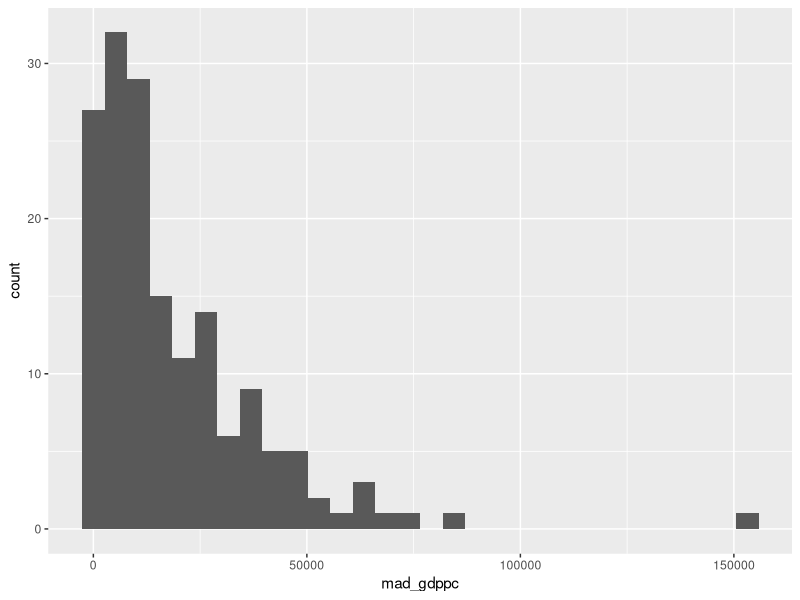
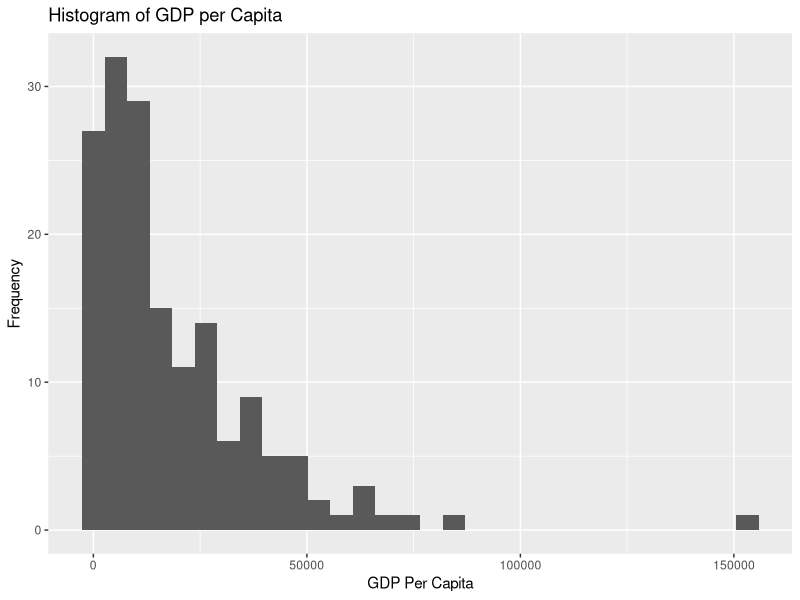
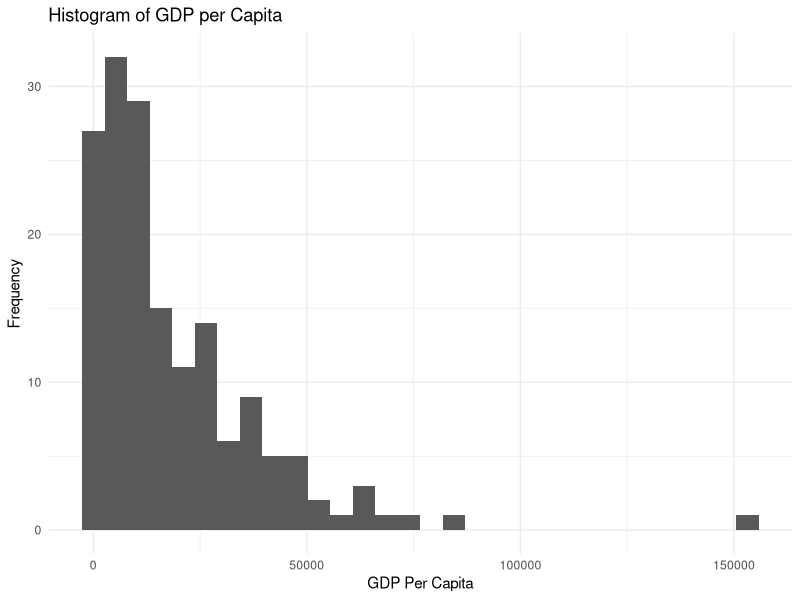
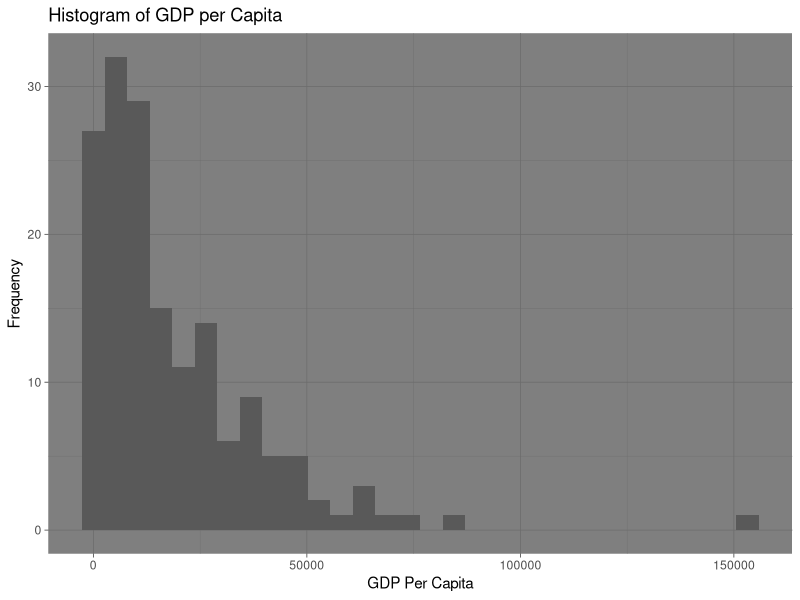
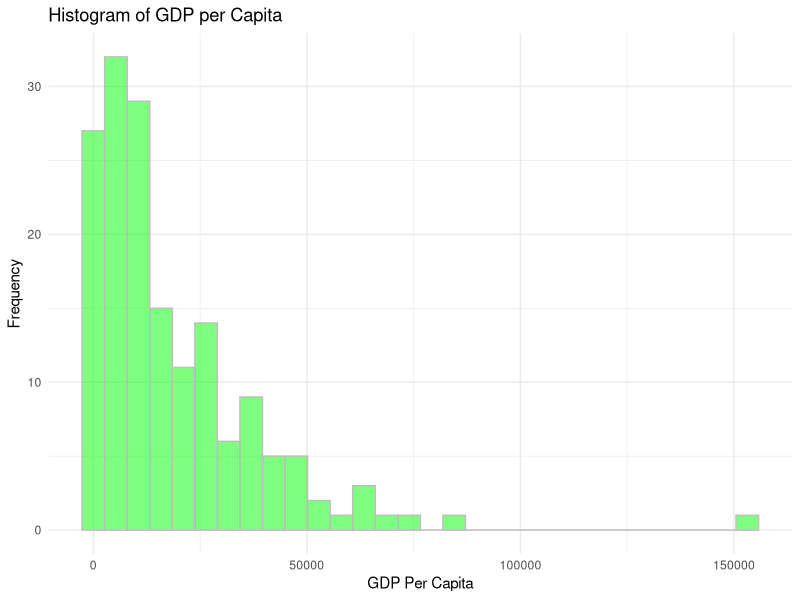
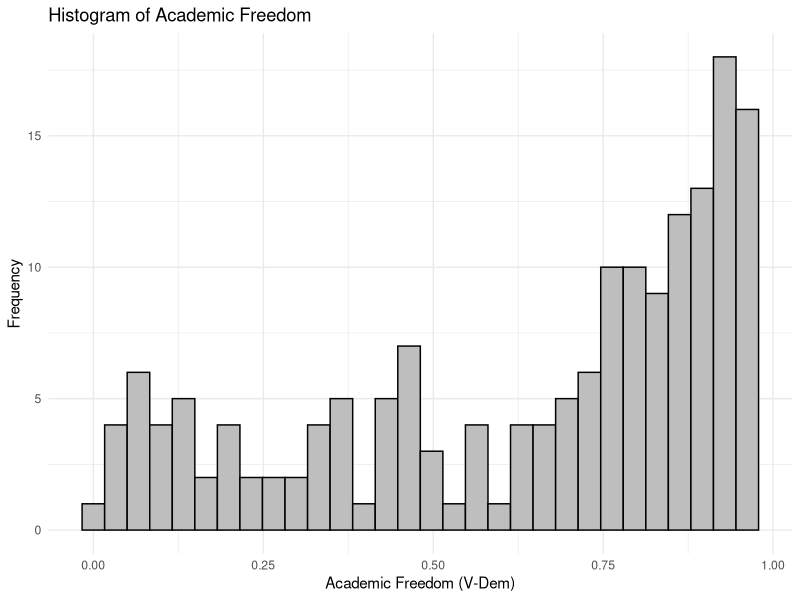
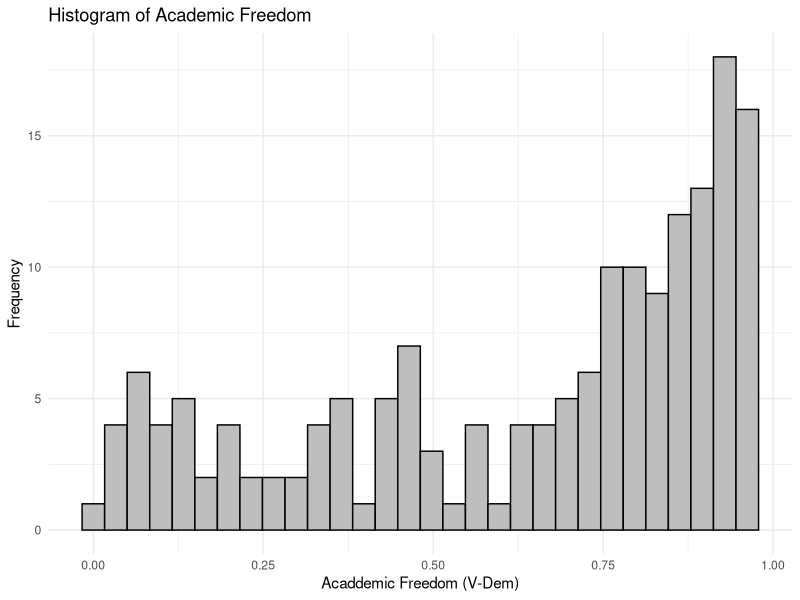
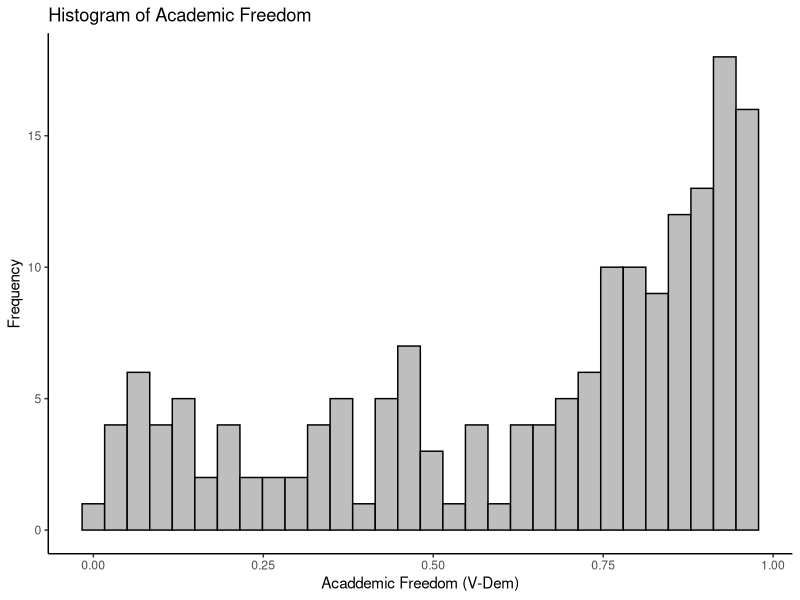

Source code (R) for these figures, in order:
## ---- chunk 1
#| include: false 
library(readr)
df  <- read_csv("images/qog_bas_cs_jan22.csv")
## ---- chunk 2
library(tidyverse)
setwd("images")
df <- read_csv("country_data.csv")
## ---- chunk 3
df %>% filter(!is.na(br_elect)) %>% 
    group_by(br_elect) %>% 
    summarize(mean=mean(mad_gdppc, na.rm=T), n = n())
## ---- chunk 4
library(tidyverse)
df %>% mutate(br_elect_label = 
        factor(br_elect, levels=c(0, 1, 2, 3), 
                labels=c("None", "Single-party", 
                "Non-dem multi-party", "Democratic"))) %>%
    pull(br_elect_label)
## ---- chunk 5
df %>% filter(!is.na(br_elect)) %>% 
    mutate(br_elect_label = 
            factor(br_elect, levels=c(0, 1, 2, 3), 
                    labels=c("None", "Single-party", 
                    "Non-dem multi-party", "Democratic"))) %>% 
    group_by(br_elect_label) %>% 
    summarize(mean=mean(mad_gdppc, na.rm=T), n = n())
## ---- chunk 6
set.seed(1) ## Lets me recreate the exact random variables
vector <- rnorm(100) # creating a bunch of random variables 
cut_vector <- cut(vector, breaks=c(-4,-1, -0.5, 0, 0.5, 1, 4))
table(cut_vector)
## ---- chunk 7

set.seed(2)
vector <- rnorm(100)
cut_vector <- cut(vector, breaks=c(-4,-1, -0.5, 0, 0.5, 1, 4), 
    labels=c("Lowest", "Low", "Mid-Low", 
            "Mid-High", "High", "Highest"))
table(cut_vector)

## ---- chunk 8
df %>% mutate(
    corrupt = cut(ti_cpi, breaks=c(0, 33, 66, 100), 
            labels=c("Low", "Mid", "High"))
            ) %>%
    group_by(corrupt) %>% 
    summarize(mean=mean(mad_gdppc, na.rm=T), n = n())

## ---- chunk 9
df %>% mutate(
    fert_groups = cut(wdi_fertility, breaks=c(0, 1.9, 2.3, 7), 
            labels=c("Below", "Replacement", "Above"))
            ) %>%
    group_by(fert_groups) %>% 
    summarize(n = n())

## ---- chunk 10
library(tidyverse) # will load ggplot2 as well 
#library(ggplot2) # to just load ggplot 
## ---- chunk 11
#| output-location: column
ggplot(df, 
    aes(x=mad_gdppc)) +
    geom_histogram() 
## ---- chunk 12
#| output-location: slide
ggplot(df, 
    aes(x=mad_gdppc)) +
    geom_histogram() + 
    labs(y="Frequency", x="GDP Per Capita", 
        title="Histogram of GDP per Capita")
## ---- chunk 13
#| output-location: column
ggplot(df, 
    aes(x=mad_gdppc)) +
    geom_histogram() + 
    labs(y="Frequency",
        x="GDP Per Capita", 
        title="Histogram of GDP per Capita") +
    theme_minimal()
## ---- chunk 14
#| output-location: column
ggplot(df, 
    aes(x=mad_gdppc)) +
    geom_histogram() + 
    labs(y="Frequency", 
        x="GDP Per Capita", 
        title="Histogram of GDP per Capita") +
    theme_dark()
## ---- chunk 15
ggplot(df, 
    aes(x=mad_gdppc)) +
    geom_histogram(fill="green", color="gray", 
            alpha=.5) + 
    labs(y="Frequency", x="GDP Per Capita", 
        title="Histogram of GDP per Capita") + 
    theme_minimal()
## ---- chunk 16

ggplot(df, 
    aes(x=vdem_academ)) +
    geom_histogram(fill="gray", color="black") + 
    labs(y="Frequency", x="Academic Freedom (V-Dem)", 
        title="Histogram of Academic Freedom") + 
    theme_minimal()
## ---- chunk 17
p1 <- ggplot(df, aes(x=vdem_academ)) 
p1 <- p1 + geom_histogram(fill="gray", color="black") 
p1 <- p1 + labs(y="Frequency", x="Acaddemic Freedom (V-Dem)", 
title="Histogram of Academic Freedom") 
p1 + theme_minimal() ## Calling the plot with a theme attached
## ---- chunk 18
p1 + theme_classic() #Switching to a new theme
## ---- chunk 19
ggplot(df, aes(x=vdem_academ, y=mad_gdppc)) + 
    geom_point()
## ---- chunk 20
ggplot(df, aes(x=vdem_academ, y=mad_gdppc)) + 
    geom_point(color="purple", shape=4)
## ---- chunk 21
ggplot(df, aes(x=vdem_academ, y=mad_gdppc, 
    color=fh_polity2)) + 
    geom_point(size=3)
## ---- chunk 22
ggplot(df, aes(x=vdem_academ, y=mad_gdppc, 
    color=fh_polity2)) + 
    geom_point(size=3) + 
    scale_color_gradient(low="pink", high="black") 
## ---- chunk 23
ggplot(df, aes(x=vdem_academ, y=mad_gdppc, 
    color=fh_polity2)) + 
    geom_point(size=3) + 
    scale_color_gradient("Democracy", 
    low="pink", high="black") 
## ---- chunk 24
ggplot(df, aes(x=vdem_academ, y=mad_gdppc,color=fh_polity2)) + 
    geom_point(size=3) + scale_y_log10() +
    scale_color_gradient2("Democracy", 
    low="pink", mid="gray", high="green", midpoint = 5) +theme_minimal() + 
    labs(y="GDP per Cap\n(Log scale)", x="Academic Freedom", 
    title="GDP vs Academic Freedom")
## ---- chunk 25
df %>% filter(!is.na(br_elect)) %>% 
    mutate(br_elect_label = factor(br_elect, levels=c(0, 1, 2, 3), 
        labels=c("None", "Single-party", "Non-dem multi-party", "Democratic"))) %>% 
    ggplot(aes(x=vdem_academ, y=mad_gdppc, color=br_elect_label)) + 
    geom_point() + 
    scale_color_brewer("Election Type", type="qual", palette = 3) +theme_minimal() + 
    labs(y="GDP per Cap\n(Log scale)", x="Academic Freedom", 
    title="GDP vs Academic Freedom")
